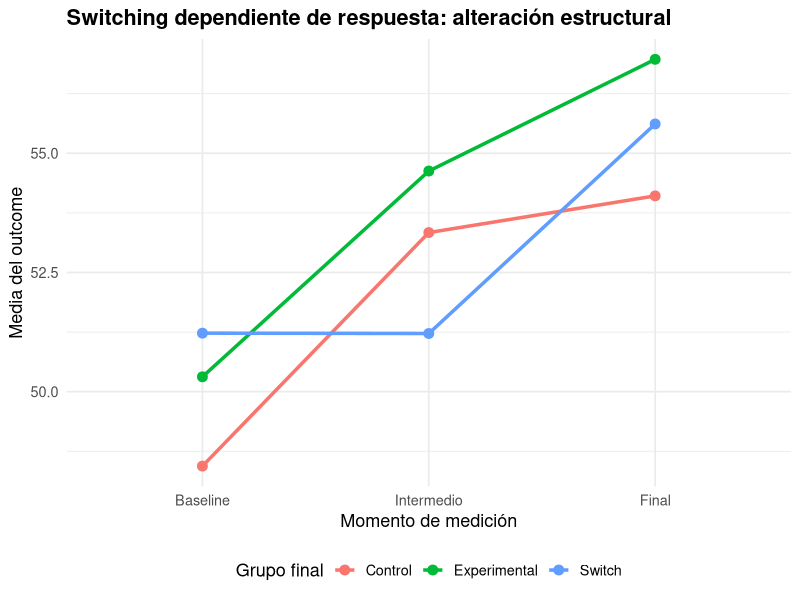

Source code (R):
## ---- chunk 1
# ============================
# Simulación: switching dependiente de respuesta
# ============================

library(dplyr)
library(tidyr)
library(ggplot2)

set.seed(123)

n <- 400

# Asignación inicial (0 = Control, 1 = Experimental)
grupo_inicial <- rbinom(n, 1, 0.5)

baseline <- rnorm(n, mean = 50, sd = 10)

# Respuesta intermedia
intermedio <- baseline +
  ifelse(grupo_inicial == 1,
         rnorm(n, 4, 3),
         rnorm(n, 1.5, 3))

# Switching en no respondedores del control
switch <- grupo_inicial == 0 & (intermedio - baseline) < 3

grupo_final <- case_when(
  grupo_inicial == 1 ~ "Experimental",
  switch ~ "Switch",
  TRUE ~ "Control"
)

# Resultado final
final <- intermedio +
  ifelse(grupo_final == "Experimental", rnorm(n, 2, 3),
         ifelse(grupo_final == "Switch", rnorm(n, 4.5, 3),
                rnorm(n, 0.5, 3)))

data <- data.frame(
  grupo_final,
  baseline,
  intermedio,
  final
)

# Resumen para gráfico (orden explícito)
summary_data <- data %>%
  group_by(grupo_final) %>%
  summarise(
    baseline = mean(baseline),
    intermedio = mean(intermedio),
    final = mean(final),
    .groups = "drop"
  ) %>%
  pivot_longer(
    cols = c(baseline, intermedio, final),
    names_to = "Tiempo",
    values_to = "Media"
  )

# Orden temporal explícito e inamovible
summary_data <- summary_data %>%
  mutate(
    Tiempo = factor(
      Tiempo,
      levels = c("baseline", "intermedio", "final"),
      labels = c("Baseline", "Intermedio", "Final")
    )
  )

# Gráfico
ggplot(summary_data,
       aes(x = Tiempo,
           y = Media,
           group = grupo_final,
           color = grupo_final)) +
  geom_line(linewidth = 1.2) +
  geom_point(size = 3) +
  theme_minimal(base_size = 13) +
  labs(
    title = "Switching dependiente de respuesta: alteración estructural",
    x = "Momento de medición",
    y = "Media del outcome",
    color = "Grupo final"
  ) +
  theme(
    legend.position = "bottom",
    plot.title = element_text(face = "bold")
  )


